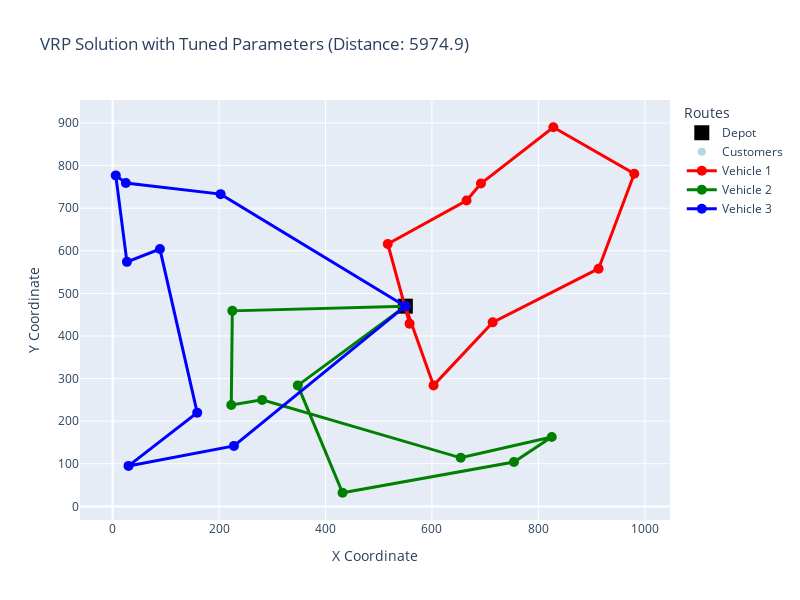

Write notebook code for a chart like this one.
### Markdown cell above
## 7. Visualize Tuned Solution

### Code cell
# Plot the tuned solution
fig = plot_vrp_routes(locations, depot, best_tuned_individual, num_vehicles, 
                     title=f"VRP Solution with Tuned Parameters (Distance: {best_distance:.1f})")
fig.show()

### Figure 1 — Plotly figure (JSON) as saved in the notebook; plotly's stock layout.template omitted (floating-point values rounded to 4 significant figures)
{"data": [{"marker": {"color": "black", "size": 15, "symbol": "square"}, "mode": "markers", "name": "Depot", "type": "scatter", "x": [550], "y": [470]}, {"marker": {"color": "lightblue", "size": 8}, "mode": "markers", "name": "Customers", "type": "scatter", "x": [654, 25, 281, 228, 754, 692, 913, 89, 432, 30, 223, 517, 27, 203, 665, 558, 225, 603, 828, 6, 825, 714, 348, 159, 980], "y": [114, 759, 250, 142, 104, 758, 558, 604, 32, 95, 238, 616, 574, 733, 718, 429, 459, 284, 890, 777, 163, 432, 284, 220, 781]}, {"line": {"color": "red", "width": 3}, "marker": {"size": 10}, "mode": "lines+markers", "name": "Vehicle 1", "type": "scatter", "x": [550, 558, 517, 665, 692, 828, 980, 913, 714, 603, 550], "y": [470, 429, 616, 718, 758, 890, 781, 558, 432, 284, 470]}, {"line": {"color": "green", "width": 3}, "marker": {"size": 10}, "mode": "lines+markers", "name": "Vehicle 2", "type": "scatter", "x": [550, 225, 223, 281, 654, 825, 754, 432, 348, 550], "y": [470, 459, 238, 250, 114, 163, 104, 32, 284, 470]}, {"line": {"color": "blue", "width": 3}, "marker": {"size": 10}, "mode": "lines+markers", "name": "Vehicle 3", "type": "scatter", "x": [550, 203, 25, 6, 27, 89, 159, 30, 228, 550], "y": [470, 733, 759, 777, 574, 604, 220, 95, 142, 470]}], "layout": {"height": 600, "legend": {"title": {"text": "Routes"}}, "showlegend": true, "title": {"text": "VRP Solution with Tuned Parameters (Distance: 5974.9)"}, "width": 800, "xaxis": {"title": {"text": "X Coordinate"}}, "yaxis": {"title": {"text": "Y Coordinate"}}}}
